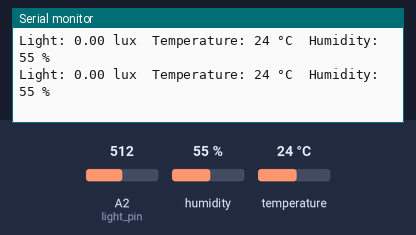
Bench run of a sketch on a simulated Arduino Uno, built with avr-gcc and run on an emulated ATmega328P. Shown: the last lines printed to the serial monitor. The inputs (shaded band) are chosen by the test bench; at power-on: humidity 55 %, A2 (light_pin) = 512, temperature 24 °C.

Above: at 4.8 s.
4.9 s: humidity set to 22 %
At 7.1 s:
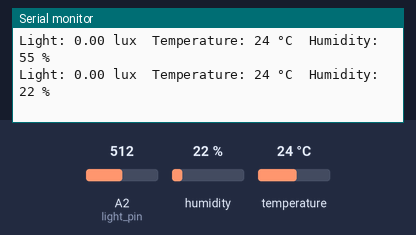
7.9 s: A2 (light_pin) set to 716
At 9.8 s:
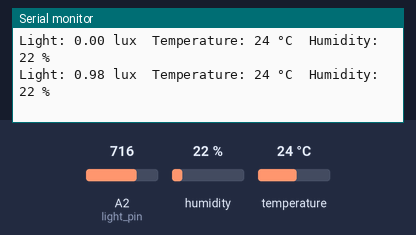
10.9 s: temperature set to 12 °C
At 12.9 s:
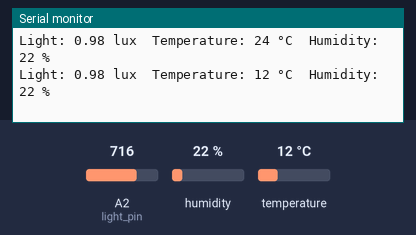
13.9 s: A2 (light_pin) set to 900
At 15.6 s:
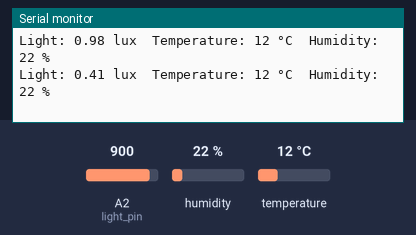
16.9 s: humidity set to 40 %
At 19.8 s:
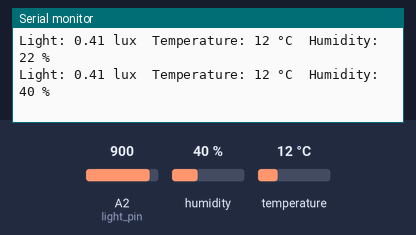
Timing chart, 0 to 20.9 s (numbered marks = the images above; inputs shaded):
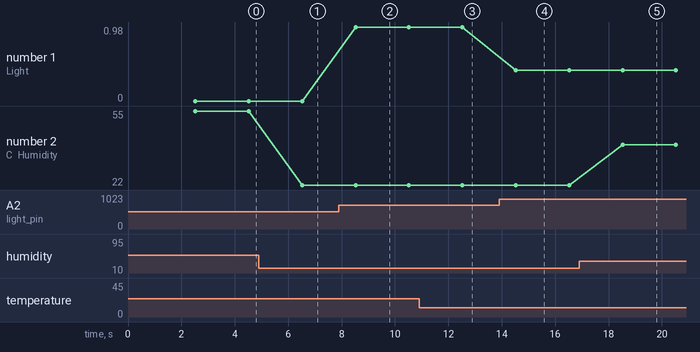

Measured:
- after the input at 4.9 s, the serial monitor: prints a new line after 1.6 s (image 1)
- after the input at 7.9 s, the serial monitor: prints a new line after 0.62 s (image 2)
- after the input at 10.9 s, the serial monitor: prints a new line after 1.6 s (image 3)
- after the input at 13.9 s, the serial monitor: prints a new line after 0.62 s (image 4)
- after the input at 16.9 s, the serial monitor: prints a new line after 1.6 s (image 5)
- plotted number 1: 0 → 0.98 after the input at 7.9 s, 0.98 → 0.41 after the input at 13.9 s
- plotted number 2: 55 → 22 after the input at 4.9 s, 22 → 40 after the input at 16.9 s

The sketch:

get_data.ino
```cpp
#include <Arduino.h>
#include <stdint.h>
#include <math.h>
#include "DHT11.h"

double adc_res = 5.0 / 1024.0;

uint8_t humidity_pin = 4;
uint8_t light_pin = A2;

double Ts = 2.0 * 1000.0;
double time = 0.0;

DHT11 sensor(humidity_pin);

void setup() {

  Serial.begin(9600);
  //Serial.println("Light (lux)");

  pinMode(humidity_pin, INPUT);

}

void loop() {

  double current_time = millis();
  int temperature = 0;
  int humidity = 0;
  int result = 0;
  uint8_t adc_reading = 0;
  double Vout = 0;
  double RL = 0;
  double lux = 0;

  if(current_time - time >= Ts){

    // Attempt to read the temperature and humidity values from the DHT11 sensor.
    result = sensor.readTemperatureHumidity(temperature, humidity);

    adc_reading = analogRead(light_pin);
    Vout = static_cast<double>(adc_reading) * adc_res;
    RL = 10.0 * (5.0 / Vout - 1.0);
    lux = pow(10.0, 1.6 / 0.6 - 1.0 / 0.6 * log10(RL));

    Serial.print("Light: ");
    Serial.print(lux);
    Serial.print(" lux");

    // Check the results of the readings.
    // If the reading is successful, print the temperature and humidity values.
    // If there are errors, print the appropriate error messages.
    if (result == 0) {
        Serial.print("\tTemperature: ");
        Serial.print(temperature);
        Serial.print(" °C\tHumidity: ");
        Serial.print(humidity);
        Serial.println(" %");
    } else {
        // Print error message based on the error code.
        Serial.println(DHT11::getErrorString(result));
    }

    //temperature = analogRead(A0);
    //temperature = sensor.readTemperature();
    //Serial.print("Temperature: ");
    //Serial.print(temperature);
    //Serial.println(" °C");

    time = current_time;

  }

}
```
